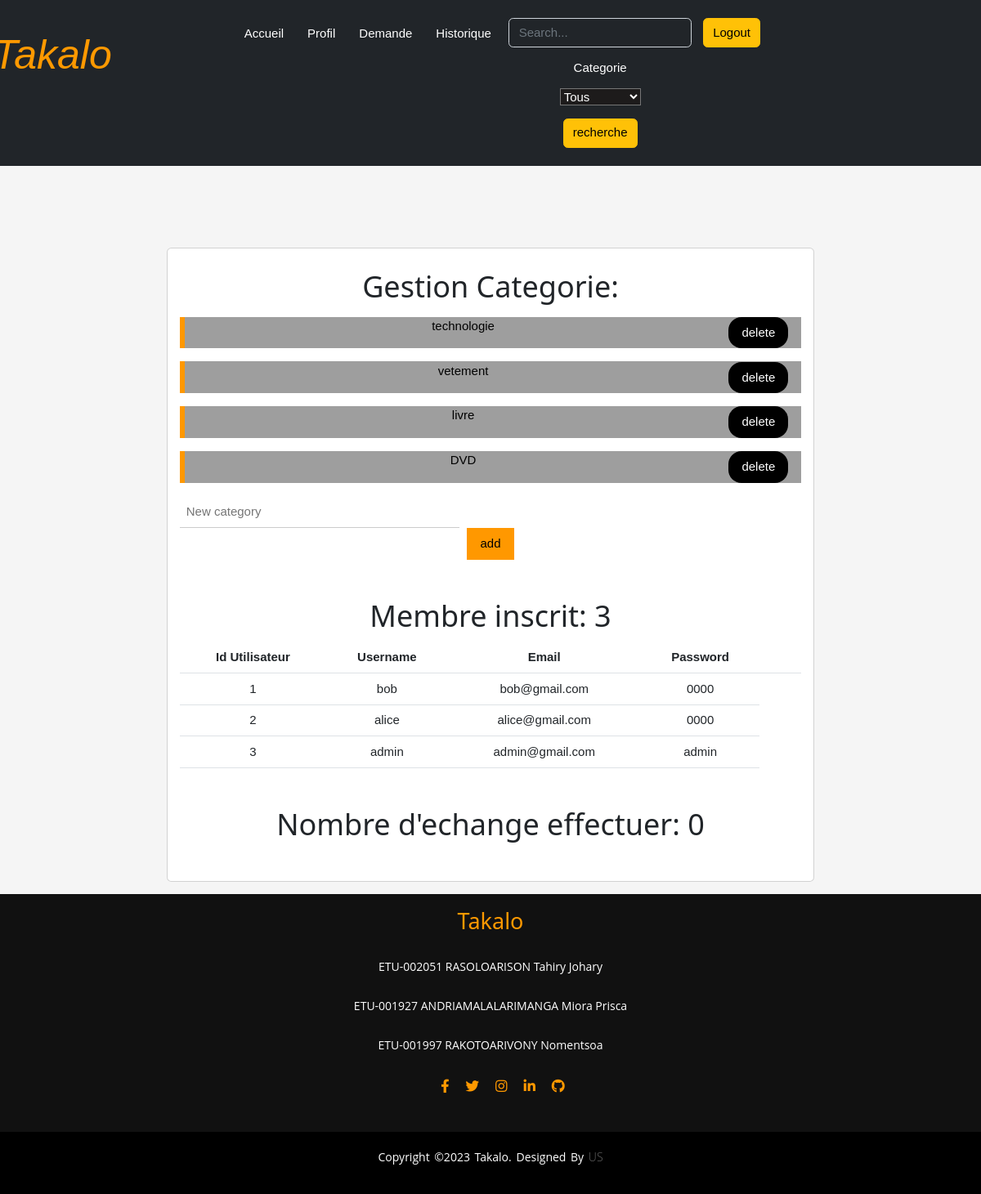
Page /index.php/pages/admin on the committed database.
### tables this page shows
create table categorie(
    id_categorie int primary key auto_increment,
    nom varchar(20)
);

create table utilisateur(
    id_utilisateurs int primary key auto_increment,
    username varchar(20),
    email varchar(20),
    mdp varchar(20),
    etat int 
);

### application/views/template.php (called while the page is built, shortened)
<?php
    $this->load->view("template/header");
    $this->load->view($contents);
?>

### application/controllers/Pages.php (called while the page is built, shortened)
<?php
class Pages extends CI_Controller {
    public function admin()
	{
        $this->load->model('Madmin');
        $this->load->model('Macceuil');
		$this->load->model('Detail');
        $data['title']='Takalo';
        $data['description']='Sita fanaovana takalo';
        $data['keywords']='takalo';
        $data['list_user']=$this->Madmin->selectAllUser();
        $data['nb_histo']=$this->Madmin->countTransaction();
        $data['option']=$this->Macceuil->getCat();
        $data['nom']=$this->Detail->get_cat();
        $data['contents']='template/admin';
        $this->load->view('template',$data);
	}
}

### index.php (called while the page is built, shortened)
<?php
require_once BASEPATH.'core/CodeIgniter.php';

### application/models/Macceuil.php (called while the page is built, shortened)
<?php
class Macceuil extends CI_Model {
    public function getCat()
    {
        $sql="select*from categorie";
        $query=$this->db->query($sql);
        $results = $query->result_array();
        return $results;
    }
}
?>

### application/models/Madmin.php (called while the page is built, shortened)
<?php
class Madmin extends CI_Model {
    public function selectAllUser()
    {
        $sql="select * from utilisateur";
        $query=$this->db->query($sql);
        $results = $query->result_array();
        return $results;
    }
}

### application/views/template/admin.php (the view, shortened to what this page needs)
<body>
    <div class="row justify-content-center" style="background-color:whitesmoke;border-color:whitesmoke ">
        <div class="col-lg-8" style="margin-top: 100px;">
            <div class="card mb-3">
                <div class="card-body">
                    <h1>Gestion Categorie: </h1>
                    <div id="affiche" >
    <?php foreach ($nom as $array) {?>
       <form method=get action="del">
       <div class="w3-panel w3-leftbar w3-border-orange w3-grey">
       <p> <?php echo $array['nom'];?><input type=submit value=delete class="button w3-btn w3-black w3-round-xlarge" ></p>
    </div>
        </form>
    <?php
}?>
</div>
<div >
       <form method=get action="inser">
            <p><input type="text" placeholder="New category" class="w3-input w3-animate-input ajout" name='categorie'><input type=submit class="w3-bar-item w3-button w3-orange" value=add></p>
</form>
</div>
<br>
                    <h1>Membre inscrit: <?php echo count($list_user); ?></h1>
                    <table class="table">
                        <tr>
                            <th>Id Utilisateur</th>
                            <th>Username</th>
                            <th>Email</th>
                            <th>Password</th>
                            <th> </th>
                            <th> </th>
                        </tr>
                    <?php for ($i=0; $i < count($list_user); $i++) { ?>
                        <tr>
                            <td> <?php echo $list_user[$i]['id_utilisateurs']; ?> </td>
                            <td> <?php echo $list_user[$i]['username']; ?> </td>
                            <td> <?php echo $list_user[$i]['email']; ?> </td>
                            <td> <?php echo $list_user[$i]['mdp']; ?> </td>
                        </tr>
                    <?php } ?>
                    </table>
                    <br>
                    <h1>Nombre d'echange effectuer: <?php echo $nb_histo;?></h1>
                    <br>
            </div>
          </div>
        </div>
    </div>
</body>

### assets/css/footer.css (style rules this page uses)
* { margin: 0; padding: 0; }
body { text-align: center; }

### assets/css/4/w3.css (style rules this page uses)
*,*:before,*:after { box-sizing:inherit }
html { -ms-text-size-adjust:100%;-webkit-text-size-adjust:100% }
body { margin:0 }
button,input,select,textarea,optgroup { font:inherit;margin:0 }
button,input { overflow:visible }
button,[type=button],[type=reset],[type=submit] { -webkit-appearance:button }
html,body { font-family:Verdana,sans-serif;font-size:15px;line-height:1.5 }
html { overflow-x:hidden }
h1 { font-size:36px }
h1,h2,h3,h4,h5,h6 { font-family:"Segoe UI",Arial,sans-serif;font-weight:400;margin:10px 0 }
.w3-btn,.w3-button { border:none;display:inline-block;padding:8px 16px;vertical-align:middle;overflow:hidden;text-decoration:none;color:inherit;background-color:inherit;text-align:center;cursor:pointer;white-space:nowrap }
.w3-btn,.w3-button { -webkit-touch-callout:none;-webkit-user-select:none;-khtml-user-select:none;-moz-user-select:none;-ms-user-select:none;user-select:none }
.w3-input { padding:8px;display:block;border:none;border-bottom:1px solid #ccc;width:100% }
.w3-container:after,.w3-container:before,.w3-panel:after,.w3-panel:before,.w3-row:after,.w3-row:before,.w3-row-padding:after,.w3-row-padding:before, .w3-cell-row:before,.w3-cell-row:after,.w3-clear:after,.w3-clear:before,.w3-bar:before,.w3-bar:after { content:"";display:table;clear:both }
.w3-round-xlarge { border-radius:16px }
.w3-container,.w3-panel { padding:0.01em 16px }
.w3-panel { margin-top:16px;margin-bottom:16px }
.w3-animate-input { transition:width 0.4s ease-in-out }
.w3-leftbar { border-left:6px solid #ccc!important }
.w3-orange,.w3-hover-orange:hover { color:#000!important;background-color:#ff9800!important }
.w3-black,.w3-hover-black:hover { color:#fff!important;background-color:#000!important }
.w3-grey,.w3-hover-grey:hover,.w3-gray,.w3-hover-gray:hover { color:#000!important;background-color:#9e9e9e!important }
.w3-border-orange,.w3-hover-border-orange:hover { border-color:#ff9800!important }

### assets/css/gestion.css (style rules this page uses)
.button { float:right; }
.ajout { width: 45%; }

### rows in the picture
categorie: nom "technologie"
categorie: nom "vetement"
categorie: nom "livre"
categorie: nom "DVD"
utilisateur: id_utilisateurs "1", username "bob", email "bob@gmail.com", mdp "0000"
utilisateur: id_utilisateurs "2", username "alice", email "alice@gmail.com", mdp "0000"
utilisateur: id_utilisateurs "3", username "admin", email "admin@gmail.com", mdp "admin"

### other values in the picture
count($list_user) "3"
$nb_histo "0"
